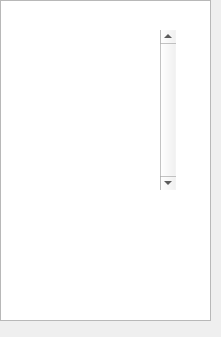
<?xml version="1.0" encoding="UTF-8"?>
<ui version="4.0">
 <class>DropDownList</class>
 <widget class="QWidget" name="DropDownList">
  <property name="geometry">
   <rect>
    <x>0</x>
    <y>0</y>
    <width>221</width>
    <height>337</height>
   </rect>
  </property>
  <property name="windowTitle">
   <string>DropDownList</string>
  </property>
  <property name="styleSheet">
   <string notr="true"/>
  </property>
  <widget class="QListWidget" name="list_widget_">
   <property name="geometry">
    <rect>
     <x>0</x>
     <y>0</y>
     <width>211</width>
     <height>321</height>
    </rect>
   </property>
   <property name="verticalScrollBarPolicy">
    <enum>Qt::ScrollBarAlwaysOff</enum>
   </property>
   <property name="horizontalScrollBarPolicy">
    <enum>Qt::ScrollBarAlwaysOff</enum>
   </property>
   <property name="sizeAdjustPolicy">
    <enum>QAbstractScrollArea::AdjustIgnored</enum>
   </property>
   <property name="editTriggers">
    <set>QAbstractItemView::NoEditTriggers</set>
   </property>
   <property name="verticalScrollMode">
    <enum>QAbstractItemView::ScrollPerPixel</enum>
   </property>
   <property name="resizeMode">
    <enum>QListView::Adjust</enum>
   </property>
  </widget>
  <widget class="QScrollBar" name="scroll_bar_">
   <property name="geometry">
    <rect>
     <x>160</x>
     <y>30</y>
     <width>16</width>
     <height>160</height>
    </rect>
   </property>
   <property name="styleSheet">
    <string notr="true"/>
   </property>
   <property name="maximum">
    <number>0</number>
   </property>
   <property name="orientation">
    <enum>Qt::Vertical</enum>
   </property>
  </widget>
 </widget>
 <layoutdefault spacing="6" margin="11"/>
 <resources/>
 <connections/>
</ui>
